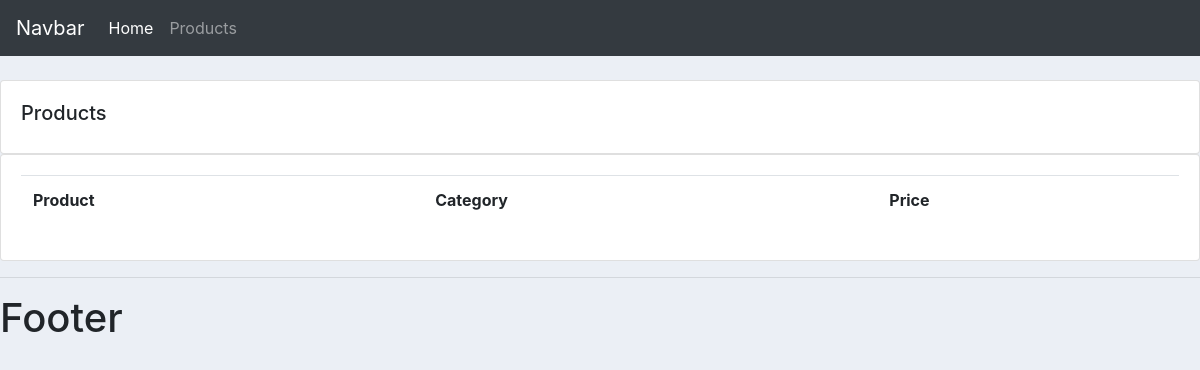
Before: /products/ with the older database file.
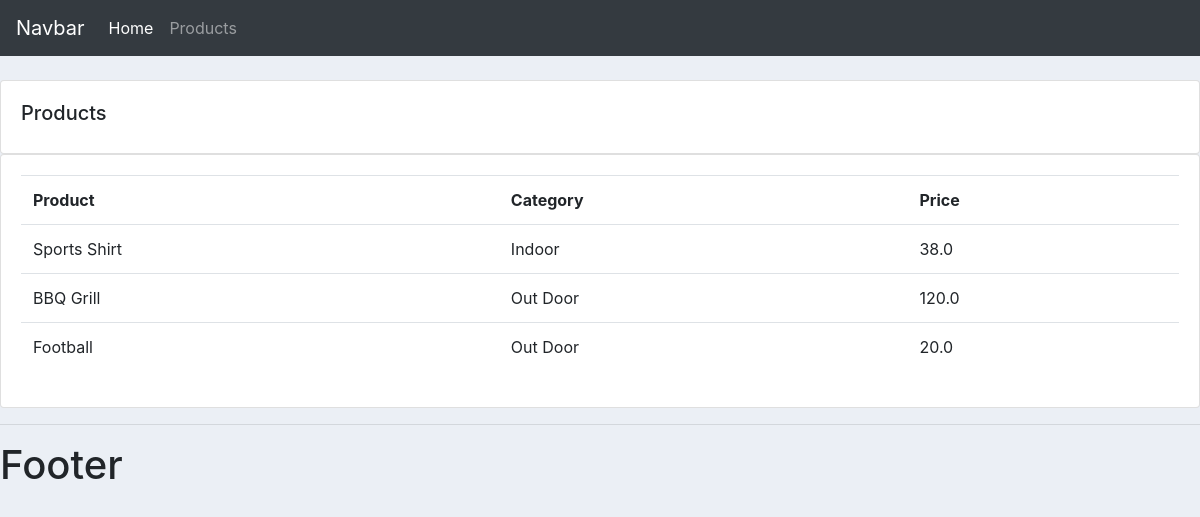
After: the same page with the newer database file.
### accounts/models.py (models this page shows, shortened)
class Product(models.Model):
    CATEGORY = (
        ('Indoor', 'Indoor'),
        ('Out Door', 'Out Door'),
    )
    name = models.CharField(max_length=200, null=True)
    price = models.FloatField(null=True)
    category = models.CharField(max_length=200, null=True, choices=CATEGORY)
    description = models.TextField(max_length=200, null=True, blank=True)
    date_created = models.DateTimeField(auto_now_add=True, null=True)
    tags = models.ManyToManyField(Tag)

### accounts/views.py (the view)
# urls.py: path('products/', views.products, name='products'),
def products(request):
    products = Product.objects.all()
    context = {'products': products}
    return render(request, 'accounts/products.html', context)

### accounts/templates/accounts/products.html
{% extends 'accounts/main.html' %}
{% block content %}
    		<br>
		<div class="row">
			<div class="col-md">
				<div class="card card-body">
					<h5>Products</h5>
				</div>
				<div class="card card-body">
					<table class="table">
						<tr>
							<th>Product</th>
							<th>Category</th>
							<th>Price</th>
						</tr>
                        {% for product in products %}
                        <tr>
                            <td>
                                {{ product.name }}
                            </td>
                            <td>
                                {{ product.category }}
                            </td>
                            <td>
                                {{ product.price }}
                            </td>
                        </tr>
                        {% endfor %}
					</table>
				</div>
			</div>
		</div>
{% endblock %}

Changed rows visible on the page:
added Product: name "Sports Shirt", category "Indoor", price "38.0"
added Product: name "BBQ Grill", category "Out Door", price "120.0"
added Product: name "Football", category "Out Door", price "20.0"
